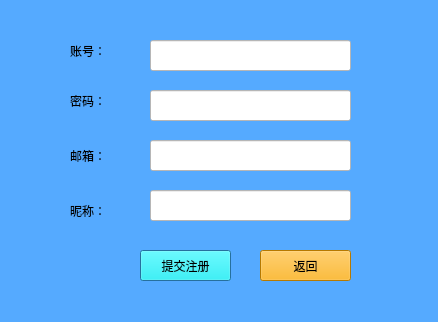
<?xml version="1.0" encoding="UTF-8"?>
<ui version="4.0">
 <class>Dialog</class>
 <widget class="QDialog" name="Dialog">
  <property name="geometry">
   <rect>
    <x>0</x>
    <y>0</y>
    <width>438</width>
    <height>322</height>
   </rect>
  </property>
  <property name="windowTitle">
   <string>Dialog</string>
  </property>
  <property name="styleSheet">
   <string notr="true">background-color: rgb(85, 170, 255);</string>
  </property>
  <widget class="QPushButton" name="pushButton">
   <property name="geometry">
    <rect>
     <x>140</x>
     <y>250</y>
     <width>91</width>
     <height>31</height>
    </rect>
   </property>
   <property name="styleSheet">
    <string notr="true">background-color: rgb(0, 255, 255);</string>
   </property>
   <property name="text">
    <string>提交注册</string>
   </property>
  </widget>
  <widget class="QLineEdit" name="lineEdit">
   <property name="geometry">
    <rect>
     <x>150</x>
     <y>40</y>
     <width>201</width>
     <height>31</height>
    </rect>
   </property>
   <property name="styleSheet">
    <string notr="true">background-color: rgb(255, 255, 255);</string>
   </property>
  </widget>
  <widget class="QLineEdit" name="lineEdit_2">
   <property name="geometry">
    <rect>
     <x>150</x>
     <y>90</y>
     <width>201</width>
     <height>31</height>
    </rect>
   </property>
   <property name="styleSheet">
    <string notr="true">background-color: rgb(255, 255, 255);</string>
   </property>
  </widget>
  <widget class="QLineEdit" name="lineEdit_3">
   <property name="geometry">
    <rect>
     <x>150</x>
     <y>140</y>
     <width>201</width>
     <height>31</height>
    </rect>
   </property>
   <property name="styleSheet">
    <string notr="true">background-color: rgb(255, 255, 255);</string>
   </property>
  </widget>
  <widget class="QPushButton" name="pushButton_2">
   <property name="geometry">
    <rect>
     <x>260</x>
     <y>250</y>
     <width>91</width>
     <height>31</height>
    </rect>
   </property>
   <property name="styleSheet">
    <string notr="true">background-color: rgb(255, 170, 0);</string>
   </property>
   <property name="text">
    <string>返回</string>
   </property>
  </widget>
  <widget class="QLineEdit" name="lineEdit_4">
   <property name="geometry">
    <rect>
     <x>150</x>
     <y>190</y>
     <width>201</width>
     <height>31</height>
    </rect>
   </property>
   <property name="styleSheet">
    <string notr="true">background-color: rgb(255, 255, 255);</string>
   </property>
  </widget>
  <widget class="QLabel" name="label">
   <property name="geometry">
    <rect>
     <x>70</x>
     <y>40</y>
     <width>61</width>
     <height>21</height>
    </rect>
   </property>
   <property name="styleSheet">
    <string notr="true">font: 75 14pt &quot;华文中宋&quot;;
text-align:center;
</string>
   </property>
   <property name="text">
    <string>账号：</string>
   </property>
  </widget>
  <widget class="QLabel" name="label_2">
   <property name="geometry">
    <rect>
     <x>70</x>
     <y>90</y>
     <width>54</width>
     <height>21</height>
    </rect>
   </property>
   <property name="styleSheet">
    <string notr="true">font: 14pt &quot;华文中宋&quot;;
text-align:center;</string>
   </property>
   <property name="text">
    <string>密码：</string>
   </property>
  </widget>
  <widget class="QLabel" name="label_3">
   <property name="geometry">
    <rect>
     <x>70</x>
     <y>140</y>
     <width>61</width>
     <height>31</height>
    </rect>
   </property>
   <property name="styleSheet">
    <string notr="true">font: 14pt &quot;华文中宋&quot;;
text-align:center;</string>
   </property>
   <property name="text">
    <string>邮箱：</string>
   </property>
  </widget>
  <widget class="QLabel" name="label_4">
   <property name="geometry">
    <rect>
     <x>70</x>
     <y>200</y>
     <width>61</width>
     <height>21</height>
    </rect>
   </property>
   <property name="styleSheet">
    <string notr="true">font: 14pt &quot;华文中宋&quot;;
text-align:center</string>
   </property>
   <property name="text">
    <string>昵称：</string>
   </property>
  </widget>
 </widget>
 <resources/>
 <connections/>
</ui>
